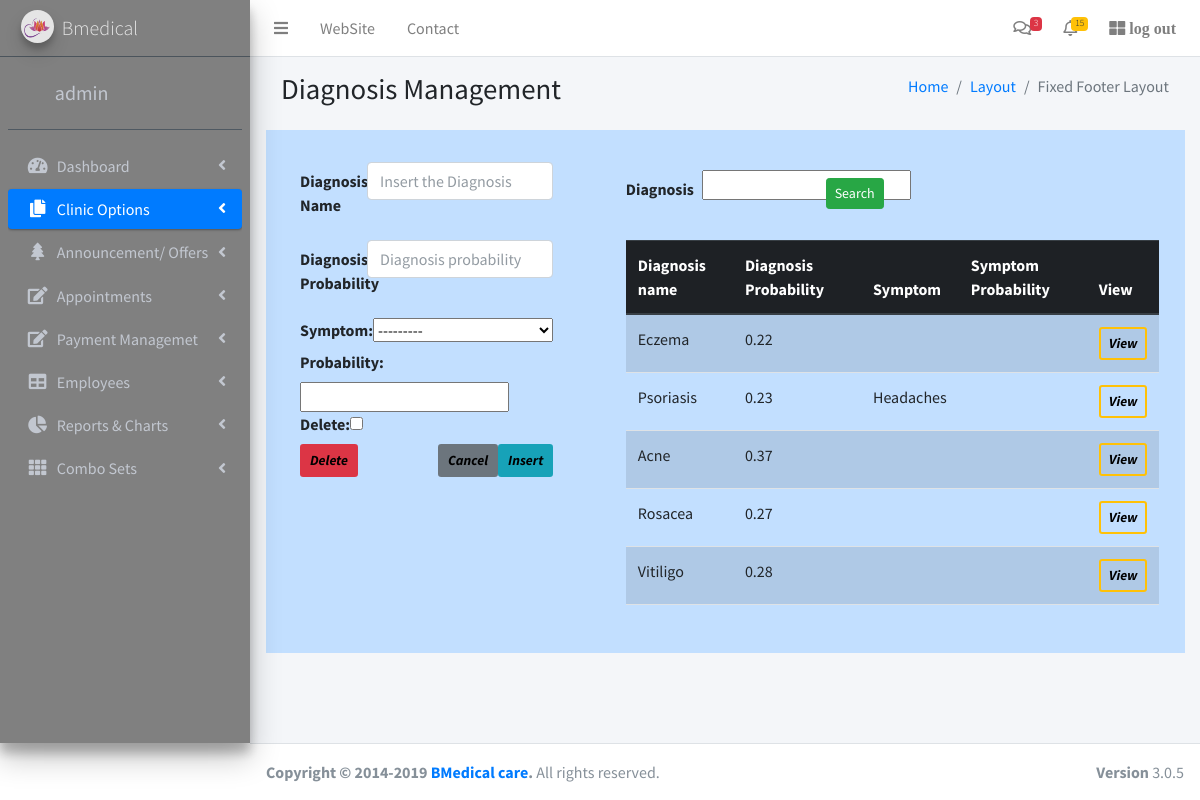
Screenshot of /appsample/diagnosises/ (signed in) with the database file from the repository.
### appsample/models.py (models this page shows, shortened)
class Diagnosis(models.Model):
	name = models.CharField(max_length = 20)
	dprobability = models.DecimalField(max_digits=3, decimal_places=2, null=True)
	symptoms = models.ManyToManyField(Symptom, through='DiagnosisSymptom')

class Symptom(models.Model):
	name = models.CharField(max_length = 100)
	probability= models.DecimalField(max_digits=3, decimal_places=2, null=True)
	def __str__ (self):
		return self.name

### appsample/decorators.py (the view)
		def wrapper_func(request, *args, **kwargs):
			if request.user.is_superuser or request.user.groups.filter(name__in =roles).exists():
				return view_func(request, *args, **kwargs)
			else:
				return HttpResponse('you are not authorized')

### appsample/forms.py
class DiagnosisForm(ModelForm):
	class Meta:
		model = Diagnosis
		exclude = ['symptoms']
		widgets = {
			'name':TextInput(attrs = {'class':'form-control', 'placeholder':'Insert the Diagnosis'}),
			'dprobability':NumberInput(attrs = {'class':'form-control', 'placeholder':'Diagnosis probability', 'min':0, 'max':1}),
		}

### appsample/templates/diagnosis.html (shortened to what this page needs)
{% extends 'main.html' %}
{% load static %}
{% block content %}
<section class="content-header">
  <div class="container-fluid">
    <div class="row mb-2">
      <div class="col-sm-6">
        <h1>Diagnosis Management</h1>
      </div>
      <div class="col-sm-6">
        <ol class="breadcrumb float-sm-right">
          <li class="breadcrumb-item"><a href="#">Home</a></li>
          <li class="breadcrumb-item"><a href="#">Layout</a></li>
          <li class="breadcrumb-item active">Fixed Footer Layout</li>
        </ol>
      </div>
    </div>
  </div>
</section>
<div style="background-color:#C2DFFF;" >
<div class="row">
    <div class=" p-3 my-3  col-md-4"  >
		<form method = "POST"  style="margin-left:10px;" class="pl-3">
  				<div class="row mb-3">
    				<label  class="col-sm-3 col-form-label fw-bold">Diagnosis Name</label>
   					<div class="col-sm-9">
     					 {{form.name}}
    				</div>
  				</div>
  				<div class="row mb-3">
    				<label  class="col-sm-3 col-form-label fw-bold">Diagnosis Probability</label>
   					<div class="col-sm-9">
     					 {{form.dprobability}}
    				</div>
  				</div>
					{% for innerform in formset %}
					<div class="inner-form">
						{{innerform}}
					</div>
				{% endfor %}
			<input type="submit" value="Insert " name="save" style="color: black" class="btn btn-info  border-2 fw-bold btn-sm fst-italic float-end ">
			<input type="submit" value="Delete" style="color: black" class="btn btn-danger  border-2 fw-bold btn-sm fst-italic float-left">
			<input type="reset"  value="Cancel" style="color: black" class="btn btn-secondary  border-2 fw-bold btn-sm fst-italic float-end">
		</form>
    </div>
    <div class="p-3 my-3  col-md-8  " >
		<div class= "row ">
			<form method = "GET" class=" pl-5 row mt-2">
	  			<div class="col-md-4 ">
	  				<div class="row mb-3">
    					<label  class="col-sm-5 col-form-label fw-bold pr-2">Diagnosis </label>
   						<div class="col-sm-7 " >
     					 	{{filter.form.name}}
    					</div>
  					</div>
	  			</div>
				<div class="col-md-2 pt-2">
					<input type="submit" value="Search " class="btn btn-success btn-sm float-right ">
				</div>
		</form>
		</div>
		<div class= "row pt-3 pl-5 pr-4">
					<table class="table table-striped  table-hover caption-top ">
						<thead class="thead-dark table-active">
							<tr>
								<th scope="col">Diagnosis name</th>
								<th scope="col">Diagnosis Probability</th>
								<th scope="col">Symptom </th>
								<th scope="col">Symptom Probability </th>
								<th scope="col">View</th>
							</tr>
						</thead>
						<tbody>
							{% for d in data %}
							<tr>
								<td>{{d.name}}</td>
								<td>{{d.dprobability}}</td>
								<td>{{d.symptoms.all|join:'<br> '}}</td>
								<td>{{d.}}</td>
								<td>
									<a class="btn btn-outline-warning btn-sm border-2 fst-italic fw-bold" href="{{d.id}}" style="color:black;" >View</a>
							</tr>
							{% endfor %}
						</tbody>
					</table>
		</div>
    </div>
</div>
</div>
{% endblock %}

### appsample/templates/main.html (shortened to what this page needs)
<!DOCTYPE html>
<html>
{% load static %}
	<head>
		<link href="https://cdn.jsdelivr.net/npm/bootstrap@5.1.1/dist/css/bootstrap.min.css"
		rel="stylesheet"
>
		  <link rel="stylesheet" href="https://stackpath.bootstrapcdn.com/bootstrap/4.1.3/css/bootstrap.min.css" >
      <link rel="stylesheet" href="https://cdnjs.cloudflare.com/ajax/libs/Chart.js/2.8.0/Chart.min.css" >
  		<link rel="stylesheet" href="https://use.fontawesome.com/releases/v5.6.1/css/all.css" >
	   	<link href="https://cdn.jsdelivr.net/npm/bootstrap@5.1.1/dist/css/bootstrap.min.css" rel="stylesheet">
      <link rel="stylesheet" href="{% static 'plugins/fontawesome-free/css/all.min.css' %}">
      <link rel="stylesheet" href="https://code.ionicframework.com/ionicons/2.0.1/css/ionicons.min.css">
      <link rel="stylesheet" href="{% static 'dist/css/adminlte.min.css' %}">
      <link rel="stylesheet" href="{% static 'plugins/datatables-bs4/css/dataTables.bootstrap4.min.css' %}">
      <link rel="stylesheet" href="{% static 'plugins/datatables-responsive/css/responsive.bootstrap4.min.css' %}">
      <link rel="stylesheet" href="{% static 'dist/css/adminlte.min.css' %}">
      <link href="https://cdn.jsdelivr.net/npm/select2@4.1.0-rc.0/dist/css/select2.min.css" rel="stylesheet" />
	</head>
	<body class="hold-transition sidebar-mini layout-footer-fixed">
<div class="wrapper">
  <nav class="main-header navbar navbar-expand navbar-white navbar-light">
    <ul class="navbar-nav">
      <li class="nav-item">
        <a class="nav-link" data-widget="pushmenu" href="#" role="button"><i class="fa fa-bars"></i></a>
      </li>
      <li class="nav-item d-none d-sm-inline-block">
        <a href="{% url 'dashboard' %}" class="nav-link">WebSite</a>
      </li>
      <li class="nav-item d-none d-sm-inline-block">
        <a href="#" class="nav-link">Contact</a>
      </li>
    </ul>
    <ul class="navbar-nav ml-auto">
      <li class="nav-item dropdown">
        <a class="nav-link" data-toggle="dropdown" href="#">
          <i class="far fa-comments"></i>
          <span class="badge badge-danger navbar-badge">3</span>
        </a>
      </li>
      <li class="nav-item dropdown">
        <a class="nav-link" data-toggle="dropdown" href="#">
          <span class="badge badge-warning navbar-badge">15</span>
        </a>
      </li>
      <li class="nav-item">
        <a class="nav-link" href="{% url 'logout' %}" > <i class="fas fa-th-large"> log out </i>
        </a>
      </li>
    </ul>
  </nav>
<aside class="main-sidebar sidebar-dark-primary elevation-4" style="background-color: gray;" >
    <a href="../../index3.html" class="brand-link">
      <img src="{% static 'dist/img/lotus.png' %}"
           class="brand-image img-circle elevation-3"
           style="opacity: .8">
      <span class="brand-text font-weight-light">Bmedical</span>
    </a>
    <div class="sidebar">
      <div class="user-panel mt-3 pb-3 mb-3 d-flex">
        <div class="image">
        </div>
        <div class="info">
          <a href="#" class="d-block ml-4 fs-5">{{request.user}}</a>
        </div>
      </div>
      <nav class="mt-2">
        <ul class="nav nav-pills nav-sidebar flex-column" data-widget="treeview" role="menu" data-accordion="false">
          <li class="nav-item has-treeview">
            <a href="{% url 'dashboard' %}" class="nav-link">
              <i class="nav-icon fas fa-tachometer-alt"></i>
              <p>
                Dashboard
                <i class="right fas fa-angle-left"></i>
              </p>
            </a>
          </li>
          <li class="nav-item has-treeview ">
            <a href="#" class="nav-link active">
              <i class="nav-icon fas fa-copy"></i>
              <p>
                Clinic Options
                <i class="fas fa-angle-left right"></i>
              </p>
            </a>
          </li>
          <li class="nav-item has-treeview">
            <a href="#" class="nav-link">
              <i class="nav-icon fas fa-tree"></i>
              <p>
                Announcement/ Offers
                <i class="fas fa-angle-left right"></i>
              </p>
            </a>
          </li>
          <li class="nav-item has-treeview">
            <a href="#" class="nav-link">
              <i class="nav-icon fas fa-edit"></i>
              <p>
                Appointments
                <i class="fas fa-angle-left right"></i>
              </p>
            </a>
          </li>
          <li class="nav-item has-treeview">
            <a href="#" class="nav-link">
              <i class="nav-icon fas fa-edit"></i>
              <p>
                Payment Managemet
                <i class="fas fa-angle-left right"></i>
              </p>
            </a>
          </li>
          <li class="nav-item has-treeview">
            <a href="#" class="nav-link">
              <i class="nav-icon fas fa-table"></i>
              <p>
                Employees
                <i class="fas fa-angle-left right"></i>
              </p>
            </a>
          </li>
          <li class="nav-item has-treeview">
            <a href="#" class="nav-link">
              <i class="nav-icon fas fa-chart-pie"></i>
              <p>
                Reports & Charts
                <i class="right fas fa-angle-left"></i>
              </p>
            </a>
          </li>
          <li class="nav-item has-treeview">
            <a href="#" class="nav-link">
              <i class="nav-icon fas fa-th"></i>
              <p>
                Combo Sets
                <i class="fas fa-angle-left right"></i>
              </p>
            </a>
          </li>
        </ul>
      </nav>
    </div>
</aside>
  <div class="content-wrapper">
    <section class="content">
      <div class="container-fluid">
        <div class="row">
          <div class="col-12">
            {% block content%}
            {% endblock %}
          </div>
        </div>
      </div>
    </section>
  </div>
  <footer class="main-footer">
    <div class="float-right d-none d-sm-block">
      <b>Version</b> 3.0.5
    </div>
    <strong>Copyright &copy; 2014-2019 <a href="#">BMedical care</a>.</strong> All rights
    reserved.
  </footer>
</div>
</body>
</html>

### rows the page displays
Diagnosis: name "Eczema", dprobability "0.22"
Diagnosis: name "Psoriasis", dprobability "0.23", symptoms.all "Headaches"
Diagnosis: name "Acne", dprobability "0.37"
Diagnosis: name "Rosacea", dprobability "0.27"
Diagnosis: name "Vitiligo", dprobability "0.28"

### other values shown
{{ request.user }} "admin"
